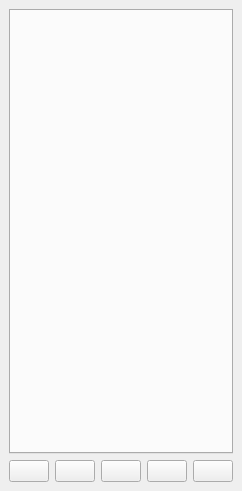
<?xml version="1.0" encoding="UTF-8"?>
<ui version="4.0">
 <class>PlaylistWindow</class>
 <widget class="QDockWidget" name="PlaylistWindow">
  <property name="geometry">
   <rect>
    <x>0</x>
    <y>0</y>
    <width>222</width>
    <height>491</height>
   </rect>
  </property>
  <property name="acceptDrops">
   <bool>true</bool>
  </property>
  <property name="windowTitle">
   <string>Play&amp;list</string>
  </property>
  <widget class="QWidget" name="contents">
   <layout class="QVBoxLayout" name="verticalLayout">
    <item>
     <widget class="QTabWidget" name="tabWidget">
      <property name="contextMenuPolicy">
       <enum>Qt::CustomContextMenu</enum>
      </property>
      <property name="tabsClosable">
       <bool>true</bool>
      </property>
      <property name="movable">
       <bool>true</bool>
      </property>
     </widget>
    </item>
    <item>
     <layout class="QHBoxLayout" name="horizontalLayout">
      <item>
       <widget class="QPushButton" name="newTab">
        <property name="toolTip">
         <string>New Tab</string>
        </property>
        <property name="icon">
         <iconset resource="res.qrc">
          <normaloff>:/images/controls/playlist/newtab.png</normaloff>:/images/controls/playlist/newtab.png</iconset>
        </property>
       </widget>
      </item>
      <item>
       <widget class="QPushButton" name="closeTab">
        <property name="toolTip">
         <string>Close Tab</string>
        </property>
        <property name="icon">
         <iconset resource="res.qrc">
          <normaloff>:/images/controls/playlist/closetab.png</normaloff>:/images/controls/playlist/closetab.png</iconset>
        </property>
       </widget>
      </item>
      <item>
       <widget class="QPushButton" name="duplicateTab">
        <property name="toolTip">
         <string>Duplicate Tab</string>
        </property>
        <property name="icon">
         <iconset resource="res.qrc">
          <normaloff>:/images/controls/playlist/duplicatetab.png</normaloff>:/images/controls/playlist/duplicatetab.png</iconset>
        </property>
       </widget>
      </item>
      <item>
       <widget class="QPushButton" name="importList">
        <property name="toolTip">
         <string>Import Playlist</string>
        </property>
        <property name="icon">
         <iconset resource="res.qrc">
          <normaloff>:/images/controls/playlist/import.png</normaloff>:/images/controls/playlist/import.png</iconset>
        </property>
       </widget>
      </item>
      <item>
       <widget class="QPushButton" name="exportList">
        <property name="toolTip">
         <string>Export Playlist</string>
        </property>
        <property name="icon">
         <iconset resource="res.qrc">
          <normaloff>:/images/controls/playlist/export.png</normaloff>:/images/controls/playlist/export.png</iconset>
        </property>
       </widget>
      </item>
     </layout>
    </item>
   </layout>
  </widget>
 </widget>
 <resources>
  <include location="res.qrc"/>
 </resources>
 <connections/>
</ui>
